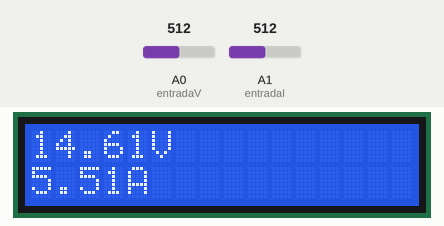
Bench run of a sketch on a simulated Arduino Uno, built with avr-gcc and run on an emulated ATmega328P. Shown: 16×2 character LCD. The test bench sets the inputs (shaded band); at power-on: A1 (entradaI) = 512, A0 (entradaV) = 512.

Above: at 3.2 s.
3.3 s: A1 (entradaI) set to 100
At 4.2 s:
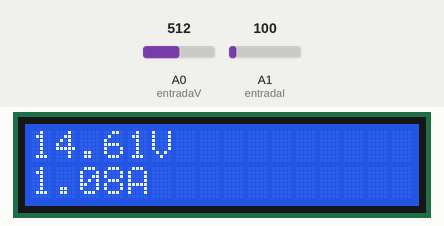
4.9 s: A1 (entradaI) set to 88
At 5.6 s:
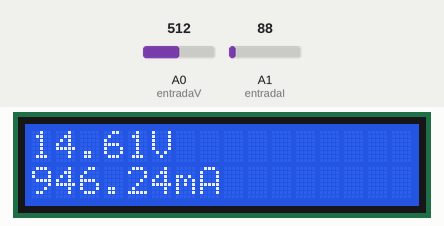
6.6 s: A0 (entradaV) set to 323
At 8.0 s:
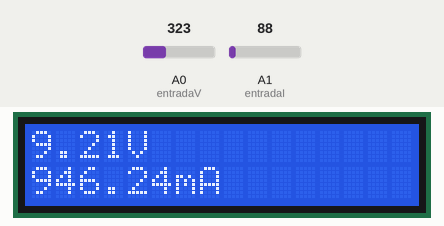
8.3 s: A0 (entradaV) set to 306
At 9.3 s:
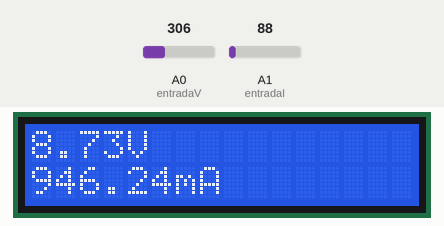
9.9 s: A1 (entradaI) set to 122
At 11.0 s:
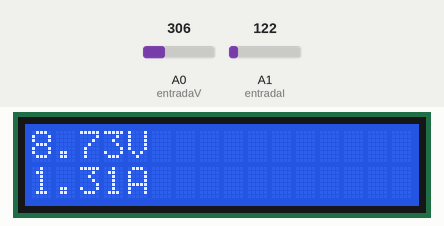
11.6 s: A0 (entradaV) set to 343
At 12.1 s:
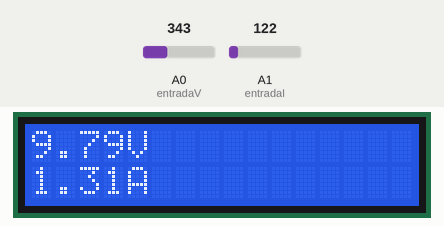
Timing chart, 0 to 14.3 s (numbered marks = the images above; inputs shaded):
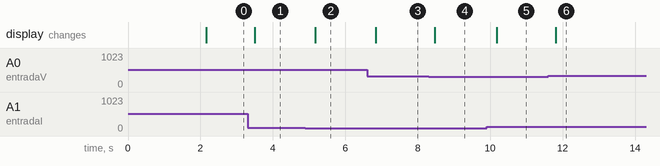

Measured:
- the behaviour switches between 94 and 93 on A1 (entradaI) (found by bisection; images 1 and 2)
- after the input at 3.3 s, the display: changes after 0.20 s (image 1)
- after the input at 4.9 s, the display: changes after 0.27 s (image 2)
- after the input at 6.6 s, the display: changes after 0.24 s (image 3)
- after the input at 8.3 s, the display: changes after 0.17 s (image 4)
- after the input at 9.9 s, the display: changes after 0.28 s (image 5)
- after the input at 11.6 s, the display: changes after 0.21 s (image 6)

The sketch:

voltimetro_amperimetro.ino
```cpp
#include <Wire.h>
#include <LiquidCrystal_I2C.h>
LiquidCrystal_I2C lcd(0x27,16,2);

const float R1= 120000; //valor de R1
const float R2= 4700; //valor de R2
const float shunt= 0.100; //valor de la resistencia RS
float vin, vout, input, vin2=0, iin, iin2, potencia; //variables axiliares
float entradaV = A0, entradaI= A1; //nombres de entradas analogicas
long int ahora, antes=0; //variables para manejar el tiempo de visualizacion en pantalla

void setup() {
  lcd.init(); //inicial la pantalla LCD
  lcd.backlight(); //inicia la luz de fondo de la pantalla LCD
  analogReference(INTERNAL);
  //modeo de entrada para A0 y A1
  pinMode (entradaV, INPUT);
  pinMode (entradaI, INPUT);
  //palabras que aparecen cuando se prende el arduino
  lcd.setCursor(3,0);
  lcd.print("VOLTIMETRO");
  lcd.setCursor(3,1);
  lcd.print("AMPERIMETRO");
  delay(2000);
  lcd.clear();
}

void loop() {
  ahora=millis(); //funcion que retora el tiempo trascurrido en milisegundos
  if (ahora-antes>333){ //determina la frecuencia de actualización del display en milisegundos
  volt(); //funcion para obtener el voltaje y mostrarlo
  amp(); //funcion para obtener la corriente y mostrarlo
  antes=ahora; //actualiza el tiempo
  }
}

void volt() {
  for(int i=1; i<=150; i++  ){//bucle para tomar varias muestras
   input = analogRead (entradaV); //lee el pin
   vout = (input*1.1)/1023; //operacion para transformar los valores
   vin = vout / (R2 / (R1 + R2)); //convierte los valores a su voltaje de origen
   vin2=vin2+vin; // suma las 150 muestras
  }
  vin = vin2/150;// se promedia las muestras tomadas
  vin2=0;// reseta la variable auxiliar
  //codigo para mostrarlo en el display
  if (vin<=0.001){vin = 0;}
  if (vin>=10)
  {
    lcd.setCursor (0,0);
    lcd.print (vin);
    lcd.setCursor (5,0);
    lcd.print ("V");
  }
  else
  {
    lcd.setCursor (0,0);
    lcd.print (vin);
    lcd.setCursor (4,0);
    lcd.print ("V ");
  }
}

void amp() {

  for(int i=1; i<=150; i++  ){//bucle para tomar varias muestras
   input = analogRead (entradaI); //lee el pin
   vout = (input*1.1)/1023;//operacion para transformar los valores
   iin = vout / shunt; //aplicacion de la ley ohm
   iin2=iin2+iin; // suma las 150 muestras
  }
  iin = iin2/150;// se promedia las muestras tomadas
  iin2=0;// reseta la variable auxiliar
  //codigo para mostrarlo en el display
  if (iin<=0.005){iin = 0;}//corriente cero
  //pone la escala correcta
  if (iin<=0.01){
    lcd.setCursor (0,1);
    lcd.print (iin*1000);
    lcd.setCursor (4,1);
    lcd.print ("mA  ");
  }
  else if (iin<=0.1){
    lcd.setCursor (0,1);
    lcd.print (iin*1000);
    lcd.setCursor (5,1);
    lcd.print ("mA ");
  }
  else if (iin<=1){
    lcd.setCursor (0,1);
    lcd.print (iin*1000);
    lcd.setCursor (6,1);
    lcd.print ("mA");
  }
  else if (iin==0){
    lcd.setCursor (0,1);
    lcd.print (iin);
    lcd.setCursor (4,1);
    lcd.print ("mA   ");
  }
  else if (iin<10){
    lcd.setCursor (0,1);
    lcd.print (iin);
    lcd.setCursor (4,1);
    lcd.print ("A   ");
  }
}
```
